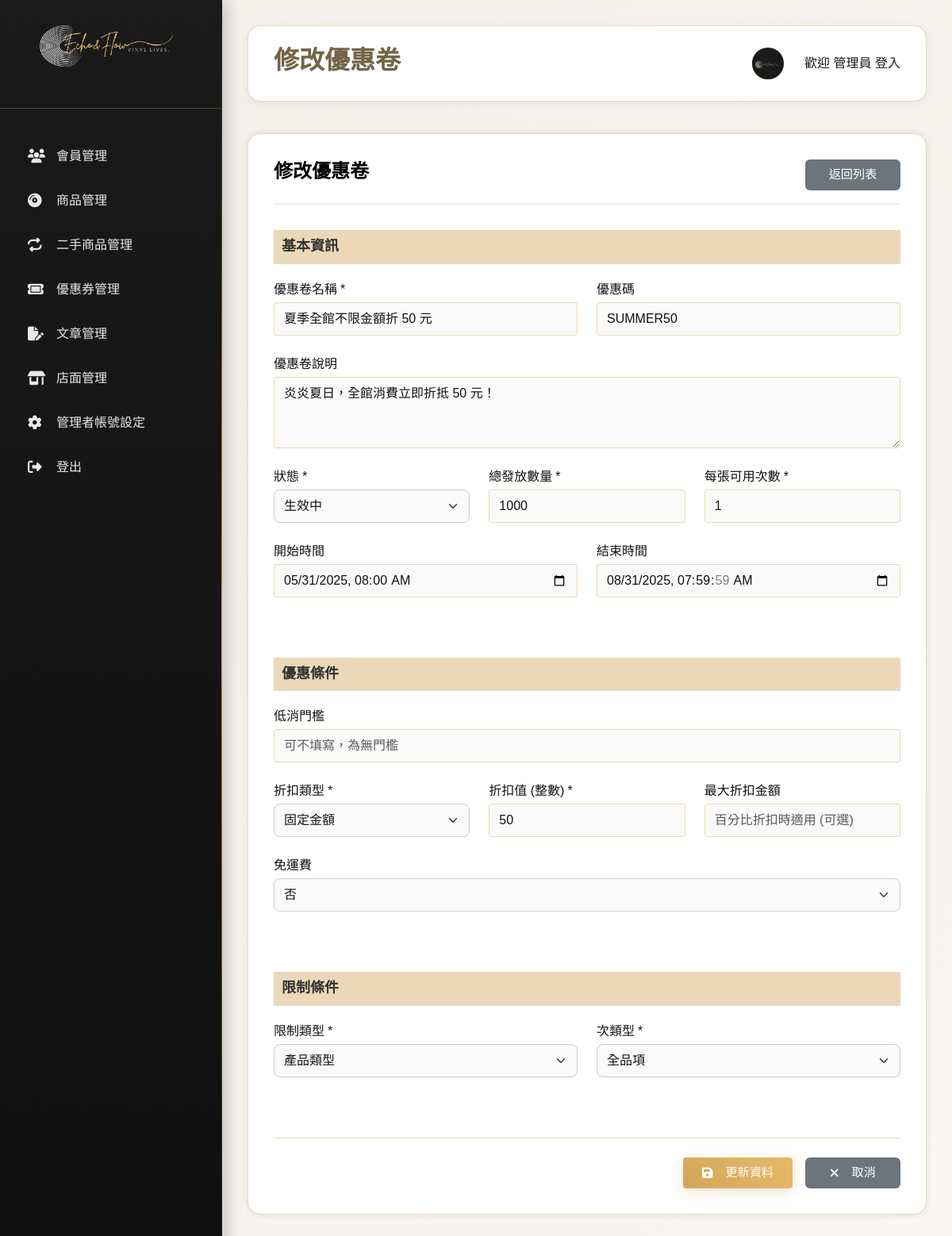
Screenshot of /coupon/update.php?id=1 with the database file from the repository.
### tables this page shows
CREATE TABLE `coupons` (
  `id` int(11) NOT NULL COMMENT '優惠券ID',
  `name` varchar(255) NOT NULL COMMENT '優惠券名稱',
  `code` varchar(50) DEFAULT NULL COMMENT '使用者輸入的優惠碼，可選',
  `content` text DEFAULT NULL COMMENT '優惠券說明',
  `start_at` timestamp NULL DEFAULT NULL COMMENT '開始時間',
  `end_at` timestamp NULL DEFAULT NULL COMMENT '結束時間',
  `status` varchar(20) NOT NULL DEFAULT 'pending' COMMENT '狀態：active(生效中) | inactive(已停用) | pending(待上架)',
  `total_quantity` int(11) NOT NULL DEFAULT 1 COMMENT '此種優惠券的總發放「張數」',
  `per_user_limit` int(11) NOT NULL DEFAULT 1 COMMENT '每位用戶可領取此種券的「張數」上限',
  `uses_per_instance` int(11) NOT NULL DEFAULT 1 COMMENT '【核心】每張領取的券(實例)可使用的總次數',
  `is_valid` tinyint(1) NOT NULL DEFAULT 1 COMMENT '軟刪除標記 (1:有效, 0:已刪除)',
  `created_at` timestamp NOT NULL DEFAULT current_timestamp() COMMENT '建立時間',
  `updated_at` timestamp NOT NULL DEFAULT current_timestamp() ON UPDATE current_timestamp() COMMENT '更新時間'
);

CREATE TABLE `coupon_rules` (
  `id` int(11) NOT NULL,
  `coupon_id` int(11) NOT NULL COMMENT '關聯優惠券',
  `min_spend` int(11) DEFAULT NULL COMMENT '最低消費門檻 (分 / 或整數的元)',
  `discount_type` varchar(20) DEFAULT NULL COMMENT 'fixed(固定金額) | percent(百分比)',
  `discount_value` int(11) DEFAULT NULL COMMENT '折扣金額(元/分)或百分比(例:90代表9折)',
  `max_discount_amount` int(11) DEFAULT NULL COMMENT '百分比折扣的最高折抵金額上限 (分 / 或整數的元)',
  `free_shipping` tinyint(1) DEFAULT 0 COMMENT '是否免運費',
  `is_valid` tinyint(1) NOT NULL DEFAULT 1 COMMENT '軟刪除標記 (1:有效, 0:已刪除)'
);

CREATE TABLE `coupon_targets` (
  `id` int(11) NOT NULL,
  `coupon_id` int(11) NOT NULL COMMENT '關聯優惠券',
  `target_type` varchar(50) NOT NULL COMMENT '限制類型：會員等級(member_level) | 產品(product) | 類別(category)',
  `target_value` varchar(255) NOT NULL COMMENT '具體值',
  `is_valid` tinyint(1) NOT NULL DEFAULT 1 COMMENT '軟刪除標記 (1:有效, 0:已刪除)'
);

### coupon/couponMaps.php (called while the page is built, shortened)
<?php
$statusMap = [
    'pending' => '待上架',
    'active' => '生效中',
    'inactive' => '已停用'
];
$discountTypeMap = [
    'fixed' => '固定金額',
    'percent' => '百分比'
];
$freeShippingMap = [
    '0' => '否',
    '1' => '是'
];
$targetTypeMap = [
    'product' => '產品類型',
    'member' => '會員行為'
];
?>

### coupon/update.php (the view, shortened to what this page needs)
<?php
require_once "../components/connect.php";
require_once "./couponMaps.php";
include "../template_top.php";
include "../template_main.php";
$id = $_GET["id"];
$sql = "SELECT coupons.*,
               coupon_rules.min_spend, coupon_rules.discount_type, coupon_rules.discount_value,
               coupon_rules.max_discount_amount, coupon_rules.free_shipping,
               coupon_targets.target_type, coupon_targets.target_value
        FROM `coupons`
        LEFT JOIN `coupon_rules` ON coupons.id = coupon_rules.coupon_id
        LEFT JOIN `coupon_targets` ON coupons.id = coupon_targets.coupon_id
        WHERE coupons.is_valid = 1 AND coupons.id = ?";
try {
    $stmt = $pdo->prepare($sql);
    $stmt->execute([$id]);
    $row = $stmt->fetch(PDO::FETCH_ASSOC);
} catch (PDOException $e) {
    die("資料庫查詢錯誤: " . $e->getMessage());
}
?>
<div class="content-section">
    <div class="section-header">
        <h3 class="section-title">修改優惠卷</h3>
        <a href="./index.php" class="btn btn-secondary">返回列表</a>
    </div>
    <form action="./doUpdate.php" method="post" enctype="multipart/form-data">
        <div class="form-section">
            <h4 class="form-section-title">基本資訊</h4>
            <div class="form-row">
                <div class="form-group">
                    <label for="couponName" class="form-label required">優惠卷名稱</label>
                    <input id="couponName" name="name" type="text" class="form-control" placeholder="優惠卷名稱" required
                        value="<?= htmlspecialchars($row['name'] ?? '') ?>">
                </div>
                <div class="form-group">
                    <label for="couponCode" class="form-label">優惠碼</label>
                    <input id="couponCode" name="code" type="text" class="form-control" placeholder="優惠碼設定 (可選)"
                        value="<?= htmlspecialchars($row['code'] ?? '') ?>">
                </div>
            </div>
            <div class="form-row">
                <div class="form-group full-width">
                    <label for="couponContent" class="form-label">優惠卷說明</label>
                    <textarea id="couponContent" name="content" class="form-control" placeholder="優惠內容描述"
                        rows="3"><?= htmlspecialchars($row['content'] ?? '') ?></textarea>
                </div>
            </div>
            <div class="form-row">
                <div class="form-group">
                    <label for="couponStatus" class="form-label required">狀態</label>
                    <select id="couponStatus" name="status" class="form-select" required>
                        <?php foreach ($statusMap as $value => $displayText): ?>
                            <option value="<?= htmlspecialchars($value) ?>" <?= (($row["status"] ?? '') === $value) ? "selected" : "" ?>>
                                <?= htmlspecialchars($displayText) ?>
                            </option>
                        <?php endforeach; ?>
                    </select>
                </div>
                <div class="form-group">
                    <label for="couponTotalQuantity" class="form-label required">總發放數量</label>
                    <input id="couponTotalQuantity" name="total_quantity" type="number" class="form-control"
                        placeholder="總發放數量" required min="0"
                        value="<?= htmlspecialchars($row['total_quantity'] ?? '0') ?>">
                </div>
                <div class="form-group">
                    <label for="couponUsesPerInstance" class="form-label required">每張可用次數</label>
                    <input id="couponUsesPerInstance" name="uses_per_instance" type="number" class="form-control"
                        placeholder="每張可用次數" required min="0"
                        value="<?= htmlspecialchars($row['uses_per_instance'] ?? '1') ?>">
                </div>
            </div>
            <div class="form-row">
                <div class="form-group">
                    <label for="couponStartAt" class="form-label">開始時間</label>
                    <input id="couponStartAt" name="start_at" type="datetime-local" class="form-control"
                        value="<?= htmlspecialchars($row['start_at'] ?? '') ?>">
                </div>
                <div class="form-group">
                    <label for="couponEndAt" class="form-label">結束時間</label>
                    <input id="couponEndAt" name="end_at" type="datetime-local" class="form-control"
                        value="<?= htmlspecialchars($row['end_at'] ?? '') ?>">
                </div>
            </div>
        </div>
        <div class="form-section">
            <h4 class="form-section-title">優惠條件</h4>
            <div class="form-row">
                <div class="form-group">
                    <label for="ruleMinSpend" class="form-label">低消門檻</label>
                    <input id="ruleMinSpend" name="min_spend" type="number" class="form-control" placeholder="可不填寫，為無門檻"
                        min="0" value="<?= htmlspecialchars($row['min_spend'] ?? '') ?>">
                </div>
            </div>
            <div class="form-row">
                <div class="form-group">
                    <label for="ruleDiscountType" class="form-label required">折扣類型</label>
                    <select id="ruleDiscountType" name="discount_type" class="form-select" required>
                        <?php foreach ($discountTypeMap as $value => $displayText): ?>
                            <option value="<?= htmlspecialchars($value) ?>" <?= (($row["discount_type"] ?? '') === $value) ? "selected" : "" ?>>
                                <?= htmlspecialchars($displayText) ?>
                            </option>
                        <?php endforeach; ?>
                    </select>
                </div>
                <div class="form-group">
                    <label for="ruleDiscountValue" class="form-label required">折扣值 (整數)</label>
                    <input id="ruleDiscountValue" name="discount_value" type="number" class="form-control"
                        placeholder="金額或百分比" required value="<?= htmlspecialchars($row['discount_value'] ?? '') ?>">
                </div>
                <div class="form-group">
                    <label for="ruleMaxDiscountAmount" class="form-label">最大折扣金額</label>
                    <input id="ruleMaxDiscountAmount" name="max_discount_amount" type="number" class="form-control"
                        placeholder="百分比折扣時適用 (可選)" min="0"
                        value="<?= htmlspecialchars($row['max_discount_amount'] ?? '') ?>">
                </div>
            </div>
            <div class="form-row">
                <div class="form-group">
                    <label for="ruleFreeShipping" class="form-label">免運費</label>
                    <select id="ruleFreeShipping" name="free_shipping" class="form-select">
                        <?php foreach ($freeShippingMap as $value => $displayText): ?>
                            <option value="<?= htmlspecialchars($value) ?>" <?= ((string) ($row["free_shipping"] ?? '0') === $value) ? "selected" : "" ?>>
                                <?= htmlspecialchars($displayText) ?>
                            </option>
                        <?php endforeach; ?>
                    </select>
                </div>
            </div>
        </div>
        <div class="form-section">
            <h4 class="form-section-title">限制條件</h4>
            <div class="form-row">
                <div class="form-group">
                    <label for="targetTypeSelect" class="form-label required">限制類型</label>
                    <select name="target_type" id="target_type_select" class="form-select" required>
                        <?php foreach ($targetTypeMap as $value => $displayText): ?>
                            <option value="<?= htmlspecialchars($value) ?>" <?= (($row["target_type"] ?? '') === $value) ? "selected" : "" ?>>
                                <?= htmlspecialchars($displayText) ?>
                            </option>
                        <?php endforeach; ?>
                    </select>
                </div>
                <div class="form-group">
                    <label for="targetValueSelect" class="form-label required">次類型</label>
                    <select name="target_value" id="target_value_select" class="form-select" required
                        <?= empty($row['target_type']) ? 'disabled' : '' ?>>
                        <option value="" selected disabled>請先選擇限制類型</option>
                    </select>
                </div>
            </div>
        </div>
        <div class="form-actions">
            <button type="submit" class="btn btn-primary">
                <i class="fas fa-save"></i> 更新資料
            </button>
            <a class="btn btn-secondary" href="./index.php">
                <i class="fas fa-times"></i> 取消
            </a>
        </div>
    </form>
</div>
<?php
include "../template_btm.php";
?>

### css/index.css (style rules this page uses)
:root { --retro-indigo: #2e4057; --olive-moss: #7c805e; --warm-brass: #d1a65a; --beige-mist: #f3efea; --smoke-violet: #9b8ba8; --vinyl-black: #1a1a1a; --white: #ffffff; --light-gray: #f8f6f3; --border-color: #d1a65a33; --shadow-light: 0 2px 8px #2e405714; --shadow-medium: 0 4px 16px #2e40571f; --shadow-heavy: 0 8px 32px #2e405729; --success-color: #4caf50; --warning-color: #ff9800; --error-color: #f44336; }
* { margin: 0; padding: 0; box-sizing: border-box; }
body { font-family: 'Noto Sans TC', sans-serif; background: linear-gradient( 135deg, var(--beige-mist) 0%, var(--light-gray) 100% ); color: var(--vinyl-black); min-height: 100vh; overflow-x: hidden; }
.content-section { background: var(--white); border-radius: 16px; padding: 2rem; margin-bottom: 2rem; box-shadow: var(--shadow-light); border: 1px solid var(--border-color); }
.section-header { display: flex; justify-content: space-between; align-items: center; margin-bottom: 2rem; padding-bottom: 1rem; border-bottom: 2px solid var(--beige-mist); flex-wrap: wrap; gap: 1rem; }
.section-title { font-family: 'Playfair Display', serif; font-size: 1.5rem; color: var(--retro-indigo); font-weight: 600; }
.btn { padding: 0.8rem 1.5rem; border: none; border-radius: 8px; font-weight: 500; cursor: pointer; transition: all 0.3s ease; text-decoration: none; display: inline-flex; align-items: center; justify-content: center; gap: 0.5rem; text-align: center; border: 2px solid transparent; }
.btn-primary { background: linear-gradient(45deg, var(--warm-brass), #e8b968); color: var(--white); box-shadow: 0 4px 16px rgba(209, 166, 90, 0.3); }
.btn.btn-secondary { background-color: #6c757d; color: #fff; border: none; padding: 0.5rem 1rem; border-radius: 6px; }
.content-section { background-color: #fff; color: #111; border-radius: 1rem; padding: 2rem; box-shadow: 0 0 10px rgba(0, 0, 0, 0.1); }
.section-header { display: flex; justify-content: space-between; align-items: center; margin-bottom: 2rem; }
.section-title { font-size: 1.5rem; font-weight: bold; color: #000; }
.form-row { display: flex; flex-wrap: wrap; gap: 1.5rem; margin-bottom: 1.5rem; }
.form-group { flex: 1; min-width: 220px; }
.full-width { flex: 0 0 100%; }
.form-label { display: block; margin-bottom: 0.5rem; font-weight: 600; }
.required::after { content: ' *'; color: red; }
.form-control, .form-select { border: 1px solid #ccc; border-radius: 0.5rem; padding: 0.5rem 0.75rem; font-size: 1rem; background-color: #fafafa; color: #111; }
.form-section { margin-top: 2rem; }
.form-section-title { font-size: 1.25rem; font-weight: 600; margin-bottom: 1rem; border-bottom: 1px solid #ddd; padding-bottom: 0.5rem; }
.form-actions { display: flex; justify-content: flex-end; gap: 1rem; margin-top: 2rem; }
.btn { border-radius: 0.5rem; padding: 0.5rem 1rem; font-size: 0.95rem; }
.btn i { margin-right: 0.5rem; }

### rows the page displays
coupons: name "夏季全館不限金額折 50 元", code "SUMMER50", content "炎炎夏日，全館消費立即折抵 50 元！", status "生效中", total_quantity "1000", uses_per_instance "1", start_at "05/31/2025 08:00", end_at "08/31/2025 07:59:59", discount_value "50"
coupon_rules: discount_type "固定金額"
coupon_targets: target_type "產品類型", target_value "全品項"

### other values shown
$item['label'] "會員管理"
$item['label'] "商品管理"
$item['label'] "二手商品管理"
$item['label'] "優惠券管理"
$item['label'] "文章管理"
$item['label'] "店面管理"
$item['label'] "管理者帳號設定"
$item['label'] "登出"
$pageTitle "修改優惠卷"
form field free_shipping "否"
